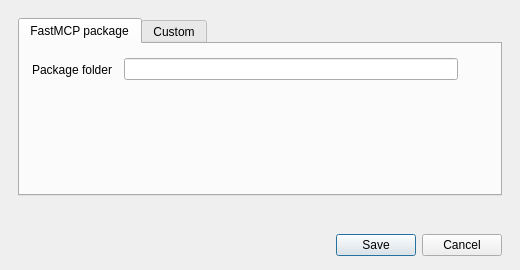
<?xml version="1.0" encoding="UTF-8"?>
<ui version="4.0">
 <class>McpServerDialog</class>
 <widget class="QDialog" name="McpServerDialog">
  <property name="windowTitle">
   <string>Add MCP server</string>
  </property>
  <property name="minimumSize">
   <size>
    <width>520</width>
    <height>0</height>
   </size>
  </property>
  <layout class="QVBoxLayout" name="dialogLayout">
   <property name="leftMargin">
    <number>18</number>
   </property>
   <property name="topMargin">
    <number>18</number>
   </property>
   <property name="rightMargin">
    <number>18</number>
   </property>
   <property name="bottomMargin">
    <number>14</number>
   </property>
   <property name="spacing">
    <number>12</number>
   </property>
   <item>
    <widget class="QTabWidget" name="configurationTabs">
     <property name="currentIndex">
      <number>0</number>
     </property>
     <widget class="QWidget" name="fastMcpTab">
      <attribute name="title">
       <string>FastMCP package</string>
      </attribute>
      <layout class="QFormLayout" name="fastMcpForm">
       <property name="leftMargin">
        <number>12</number>
       </property>
       <property name="topMargin">
        <number>14</number>
       </property>
       <property name="rightMargin">
        <number>12</number>
       </property>
       <property name="bottomMargin">
        <number>14</number>
       </property>
       <property name="horizontalSpacing">
        <number>12</number>
       </property>
       <item row="0" column="0">
        <widget class="QLabel" name="fastMcpFolderLabel">
         <property name="text">
          <string>Package folder</string>
         </property>
        </widget>
       </item>
       <item row="0" column="1">
        <layout class="QHBoxLayout" name="fastMcpFolderLayout">
         <property name="spacing">
          <number>6</number>
         </property>
         <item>
          <widget class="QLineEdit" name="fastMcpFolderEdit"/>
         </item>
         <item>
          <widget class="QToolButton" name="fastMcpFolderBrowseButton">
           <property name="toolTip">
            <string>Select FastMCP package folder</string>
           </property>
           <property name="accessibleName">
            <string>Select FastMCP package folder</string>
           </property>
           <property name="autoRaise">
            <bool>true</bool>
           </property>
          </widget>
         </item>
        </layout>
       </item>
      </layout>
     </widget>
     <widget class="QWidget" name="customTab">
      <attribute name="title">
       <string>Custom</string>
      </attribute>
      <layout class="QFormLayout" name="serverForm">
       <property name="leftMargin">
        <number>12</number>
       </property>
       <property name="topMargin">
        <number>14</number>
       </property>
       <property name="rightMargin">
        <number>12</number>
       </property>
       <property name="bottomMargin">
        <number>14</number>
       </property>
       <property name="horizontalSpacing">
        <number>12</number>
       </property>
       <property name="verticalSpacing">
        <number>10</number>
       </property>
       <item row="0" column="0">
        <widget class="QLabel" name="serverIdLabel">
         <property name="text">
          <string>Server ID</string>
         </property>
        </widget>
       </item>
       <item row="0" column="1">
        <widget class="QLineEdit" name="serverIdEdit"/>
       </item>
       <item row="1" column="0">
        <widget class="QLabel" name="programLabel">
         <property name="text">
          <string>Program</string>
         </property>
        </widget>
       </item>
       <item row="1" column="1">
        <layout class="QHBoxLayout" name="programLayout">
         <property name="spacing">
          <number>6</number>
         </property>
         <item>
          <widget class="QLineEdit" name="programEdit"/>
         </item>
         <item>
          <widget class="QToolButton" name="programBrowseButton">
           <property name="toolTip">
            <string>Select MCP server program</string>
           </property>
           <property name="accessibleName">
            <string>Select MCP server program</string>
           </property>
           <property name="autoRaise">
            <bool>true</bool>
           </property>
          </widget>
         </item>
        </layout>
       </item>
       <item row="2" column="0">
        <widget class="QLabel" name="argumentsLabel">
         <property name="text">
          <string>Arguments</string>
         </property>
        </widget>
       </item>
       <item row="2" column="1">
        <widget class="QLineEdit" name="argumentsEdit"/>
       </item>
       <item row="3" column="0">
        <widget class="QLabel" name="workingDirectoryLabel">
         <property name="text">
          <string>Working directory</string>
         </property>
        </widget>
       </item>
       <item row="3" column="1">
        <layout class="QHBoxLayout" name="workingDirectoryLayout">
         <property name="spacing">
          <number>6</number>
         </property>
         <item>
          <widget class="QLineEdit" name="workingDirectoryEdit"/>
         </item>
         <item>
          <widget class="QToolButton" name="workingDirectoryBrowseButton">
           <property name="toolTip">
            <string>Select MCP working directory</string>
           </property>
           <property name="accessibleName">
            <string>Select MCP working directory</string>
           </property>
           <property name="autoRaise">
            <bool>true</bool>
           </property>
          </widget>
         </item>
        </layout>
       </item>
      </layout>
     </widget>
    </widget>
   </item>
   <item>
    <widget class="QLabel" name="errorLabel">
     <property name="visible">
      <bool>false</bool>
     </property>
     <property name="styleSheet">
      <string notr="true">color: #b42318;</string>
     </property>
     <property name="wordWrap">
      <bool>true</bool>
     </property>
    </widget>
   </item>
   <item>
    <widget class="QDialogButtonBox" name="buttonBox">
     <property name="orientation">
      <enum>Qt::Horizontal</enum>
     </property>
     <property name="standardButtons">
      <set>QDialogButtonBox::Cancel|QDialogButtonBox::Save</set>
     </property>
    </widget>
   </item>
  </layout>
 </widget>
 <resources/>
 <connections/>
</ui>
